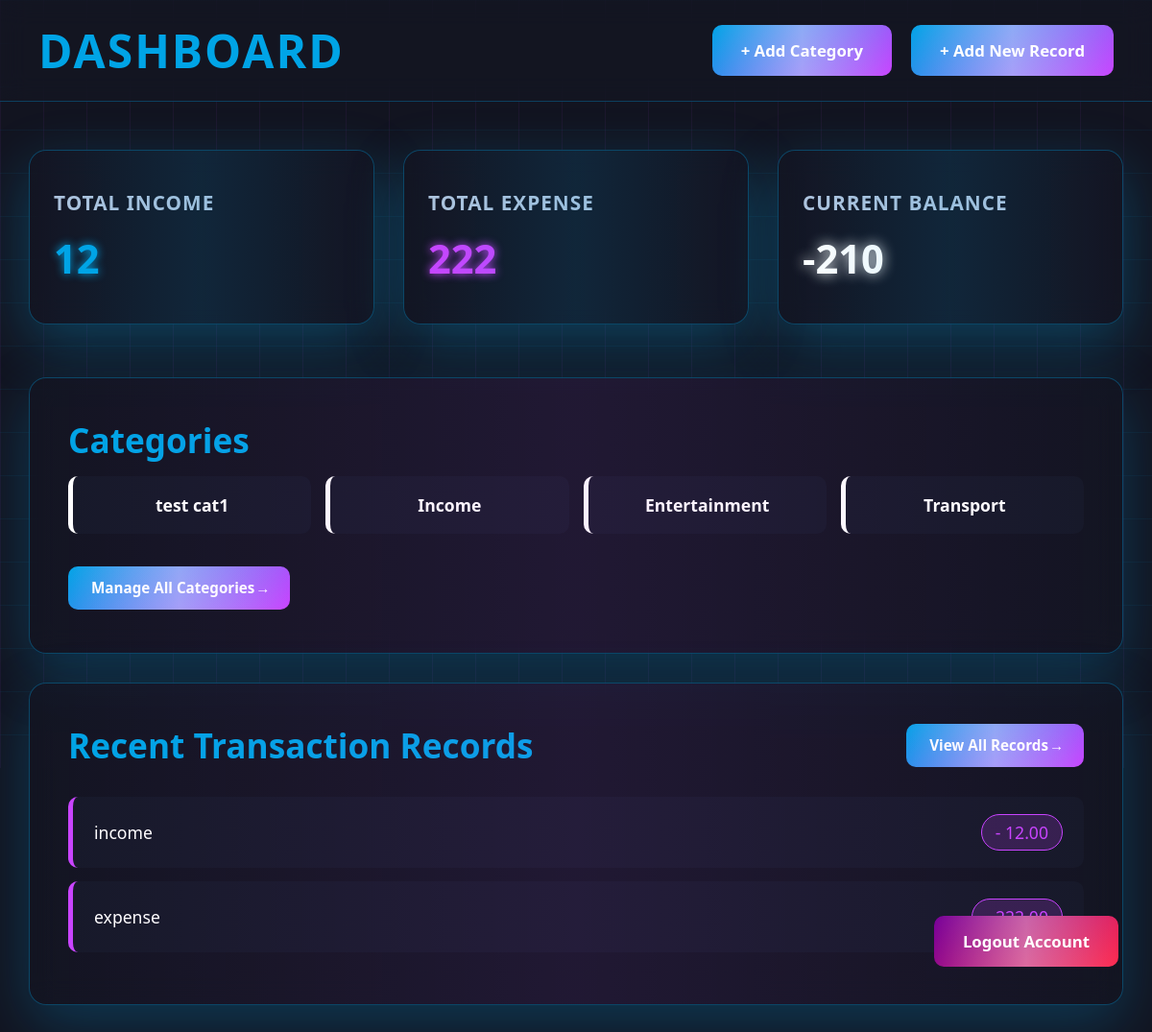
The app's page /dashboard/ (signed in) with its own data.
### categories/models.py (models this page shows, shortened)
class MainCategory(models.Model):
    name = models.CharField(max_length=50)
    user = models.ForeignKey(User, on_delete=models.CASCADE)
    created_at = models.DateTimeField(auto_now_add=True)

### records/models.py (models this page shows)
class Record(models.Model):
    INCOME = 'income'
    EXPENSE = 'expense'
    TYPE_CHOICES = [
        (INCOME, 'Income'),
        (EXPENSE, 'Expense'),
    ]
    user = models.ForeignKey(User, on_delete=models.CASCADE)
    main_category = models.ForeignKey('categories.MainCategory', on_delete=models.SET_NULL, null=True, blank=True)
    subcategory = models.ForeignKey('categories.SubCategory', on_delete=models.SET_NULL, null=True, blank=True)
    transaction_type = models.CharField(max_length=10, choices=TYPE_CHOICES)
    amount = models.DecimalField(max_digits=10, decimal_places=2)
    remarks = models.TextField(blank=True)
    created_at = models.DateTimeField(auto_now_add=True)

### accounts/views.py (the view)
# urls.py: path('dashboard/', views.dashboard, name='dashboard'),
@login_required
def dashboard(request):
    records = Record.objects.filter(user=request.user)
    income = records.filter(transaction_type='income').aggregate(
        total=Sum('amount')
    )['total'] or 0
    expense = records.filter(transaction_type='expense').aggregate(
        total=Sum('amount')
    )['total'] or 0
    balance = income - expense
    from categories.models import MainCategory
    recent_categories = MainCategory.objects.filter(user=request.user).order_by('-created_at')[:4]
    return render(request, 'dashboard.html', {
        'income': income,
        'expense': expense,
        'balance': balance,
        'records': records[:5],
        'recent_categories': recent_categories,
    })

### templates/dashboard.html (shortened to what this page needs)
<!DOCTYPE html>
<html lang="en">
<head>
</head>
<body>
    <canvas id="bg-canvas"></canvas>
    <div class="grid-overlay"></div>
    <nav class="main-nav">
        <h1 class="page-title">DASHBOARD</h1>
        <div class="nav-actions">
            <a href="{% url 'add_category' %}" class="cyber-btn">+ Add Category</a>
            <a href="{% url 'add_record' %}" class="cyber-btn">+ Add New Record</a>
        </div>
    </nav>
    <div class="dashboard-wrapper">
        <div class="stats-grid">
            <div class="stat-card income-card">
                <h4>TOTAL INCOME</h4>
                <div class="stat-value">{{ income }}</div>
            </div>
            <div class="stat-card expense-card">
                <h4>TOTAL EXPENSE</h4>
                <div class="stat-value">{{ expense }}</div>
            </div>
            <div class="stat-card balance-card">
                <h4>CURRENT BALANCE</h4>
                <div class="stat-value">{{ balance }}</div>
            </div>
        </div>
        <div class="records-panel" style="margin-bottom: 30px;">
            <h3>Categories</h3>
            <div style="display: flex; gap: 15px; flex-wrap: wrap; margin-bottom: 20px;">
                {% for cat in recent_categories %}
                <div class="transaction-item" style="
                    flex: 1;
                    min-width: 120px;
                    justify-content: center;
                    border-left-color: var(--neon-green);
                    text-align: center;
                    font-weight: 600;
                    color: var(--neon-green);
                ">
                    {{ cat.name }}
                </div>
                {% empty %}
                <div class="transaction-item">No categories yet.</div>
                {% endfor %}
            </div>
            <a href="{% url 'category_list' %}" class="cyber-btn" style="font-size: 0.95rem; padding: 12px 24px;">
                Manage All Categories →
            </a>
        </div>
        <div class="records-panel">
            <div style="display: flex; justify-content: space-between; align-items: center; margin-bottom: 30px;">
                <h3 style="margin-bottom: 0;">Recent Transaction Records</h3>
                <a href="{% url 'records' %}" class="cyber-btn" style="font-size: 0.95rem; padding: 12px 24px;">
                    View All Records →
                </a>
            </div>
            <ul class="transaction-list">
                {% for r in records %}
                {% if r.transaction_type == 'Income' %}
                    <li class="transaction-item income-row">
                        <span>{{ r.transaction_type }}</span>
                        <span class="tag-income">+ {{ r.amount }}</span>
                    </li>
                {% else %}
                    <li class="transaction-item expense-row">
                        <span>{{ r.transaction_type }}</span>
                        <span class="tag-expense">- {{ r.amount }}</span>
                    </li>
                {% endif %}
                {% empty %}
                    <li class="transaction-item">No transaction records created yet.</li>
                {% endfor %}
            </ul>
        </div>
    </div>
    <div class="float-logout">
        <a href="{% url 'logout' %}" class="cyber-btn logout-btn">Logout Account</a>
    </div>
</body>
</html>

### templates/dashboard.html (style rules this page uses)
* { margin: 0; padding: 0; box-sizing: border-box; font-family: 'Segoe UI', Roboto, monospace; }
:root { --primary-blue: #00A4E6; --primary-purple: #c944ff; --accent-red: #ff2b4f; --dark-bg: #121420; --card-bg: rgba(20, 22, 36, 0.65); --input-bg: rgba(25, 28, 45, 0.7); --text-white: #ffffff; --text-gray: #b0c4de; }
body { overflow-x: hidden; min-height: 100vh; background: var(--dark-bg); padding: 0; color: var(--text-white); perspective: 1200px; }
#bg-canvas { position: fixed; top: 0; left: 0; width: 100vw; height: 100vh; z-index: -3; pointer-events: none; }
.grid-overlay { position: fixed; top: 0; left: 0; width: 100vw; height: 100vh; background-image: linear-gradient(rgba(0, 164, 230, 0.06) 1px, transparent 1px), linear-gradient(90deg, rgba(201, 68, 255, 0.06) 1px, transparent 1px); background-size: 45px 45px; z-index: -2; pointer-events: none; }
.main-nav { position: sticky; top: 0; z-index: 10; backdrop-filter: blur(14px); background: rgba(20,22,36,0.6); border-bottom: 1px solid rgba(0,164,230,0.3); padding: 20px 40px; display: flex; justify-content: space-between; align-items: center; overflow: visible; }
.page-title { font-size: 3rem; color: var(--primary-blue); animation: textGlow 4s infinite ease-in-out; letter-spacing: 2px; font-weight: 900; overflow: visible; }
.nav-actions { display: flex; gap: 20px; align-items: center; }
.cyber-btn { position: relative; display: inline-block; padding: 15px 30px; background: linear-gradient(135deg, var(--primary-blue), var(--primary-purple)); color: #fff; text-decoration: none; font-weight: 700; font-size: 1.05rem; border-radius: 10px; border: none; overflow: hidden; transition: all 0.35s ease; cursor: pointer; transform-style: preserve-3d; }
.cyber-btn::before { content: ""; position: absolute; top: 0; left: 0; width: 100%; height: 100%; background: linear-gradient(90deg, transparent, rgba(255,255,255,0.35), transparent); animation: sweepGlow 3.2s infinite linear; }
.logout-btn { background: linear-gradient(135deg, #770099, var(--accent-red)); }
.dashboard-wrapper { position: relative; z-index: 1; max-width: 1250px; margin: 50px auto; padding: 0 30px; }
.stats-grid { display: grid; grid-template-columns: repeat(auto-fit, minmax(290px, 1fr)); gap: 30px; margin-bottom: 55px; }
.stat-card { position: relative; background: var(--card-bg); backdrop-filter: blur(14px); border-radius: 18px; padding: 40px 25px; overflow: hidden; border: 1px solid rgba(0,164,230,0.35); transition: all 0.4s ease; animation: floatUp 6s infinite ease-in-out; transform-style: preserve-3d; box-shadow: 0 20px 60px rgba(0,164,230,0.3); }
.stat-card::after { content: ""; position: absolute; top: 0; left: 0; width: 100%; height: 100%; background: linear-gradient(90deg, transparent, rgba(0,164,230,0.12), transparent); animation: sweepGlow 4s infinite linear; pointer-events: none; }
.stat-card h4 { font-size: 1.3rem; color: var(--text-gray); margin-bottom: 16px; letter-spacing: 1px; }
.stat-value { font-size: 2.6rem; font-weight: bold; }
.income-card .stat-value { color: var(--primary-blue); text-shadow: 0 0 10px var(--primary-blue); }
.expense-card .stat-value { color: var(--primary-purple); text-shadow: 0 0 10px var(--primary-purple); }
.balance-card .stat-value { color: #ffffff; text-shadow: 0 0 14px #fff; }
.records-panel { background: var(--card-bg); backdrop-filter: blur(14px); border: 1px solid rgba(0,164,230,0.35); border-radius: 18px; padding: 40px; margin-bottom: 60px; position: relative; overflow: hidden; box-shadow: 0 20px 60px rgba(0,164,230,0.25); }
.records-panel::after { content: ""; position: absolute; top: 0; left: 0; width: 100%; height: 100%; background: linear-gradient(90deg, transparent, rgba(201, 68, 255,0.08), transparent); animation: sweepGlow 5s infinite linear; pointer-events: none; }
.records-panel h3 { font-size: 2.2rem; color: var(--primary-blue); animation: textGlow 5s infinite ease-in-out; }
.transaction-list { list-style: none; }
.transaction-item { padding: 18px 22px; margin: 14px 0; background: var(--input-bg); border-left: 5px solid transparent; border-radius: 10px; font-size: 1.1rem; transition: all 0.3s ease; display: flex; justify-content: space-between; align-items: center; }
.expense-row { border-left-color: var(--primary-purple); }
.tag-expense { padding: 6px 14px; background: rgba(201, 68, 255,0.18); border: 1px solid var(--primary-purple); border-radius: 20px; color: var(--primary-purple); }
.float-logout { position: fixed; bottom: 35px; right: 35px; z-index: 9; }

### records on screen
MainCategory: name "test cat1"
MainCategory: name "Income"
MainCategory: name "Entertainment"
MainCategory: name "Transport"
Record: transaction_type "income", amount "12.00"
Record: transaction_type "expense", amount "222.00"

### other values on screen
{{ income }} "12"
{{ expense }} "222"
{{ balance }} "-210"
